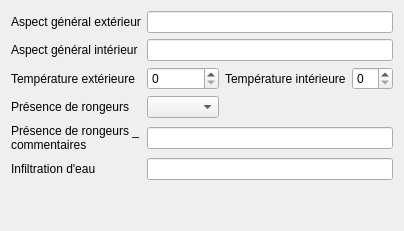
         <widget class="QWidget" name="tab_6">
          <attribute name="title">
           <string>Etat général local 1</string>
          </attribute>
          <layout class="QGridLayout" name="gridLayout_15">
           <item row="2" column="2">
            <widget class="QLabel" name="label_43">
             <property name="text">
              <string>Température intérieure</string>
             </property>
             <property name="wordWrap">
              <bool>true</bool>
             </property>
            </widget>
           </item>
           <item row="2" column="1">
            <widget class="QSpinBox" name="spinBox_tempext"/>
           </item>
           <item row="0" column="0">
            <widget class="QLabel" name="label_39">
             <property name="text">
              <string>Aspect général extérieur</string>
             </property>
             <property name="wordWrap">
              <bool>true</bool>
             </property>
            </widget>
           </item>
           <item row="4" column="1">
            <widget class="QComboBox" name="comboBox_presrongeurs"/>
           </item>
           <item row="2" column="0">
            <widget class="QLabel" name="label_42">
             <property name="text">
              <string>Température extérieure</string>
             </property>
             <property name="wordWrap">
              <bool>true</bool>
             </property>
            </widget>
           </item>
           <item row="1" column="0">
            <widget class="QLabel" name="label_41">
             <property name="text">
              <string>Aspect général intérieur</string>
             </property>
             <property name="wordWrap">
              <bool>true</bool>
             </property>
            </widget>
           </item>
           <item row="6" column="0">
            <widget class="QLabel" name="label_46">
             <property name="text">
              <string>Infiltration d'eau</string>
             </property>
             <property name="wordWrap">
              <bool>true</bool>
             </property>
            </widget>
           </item>
           <item row="5" column="0">
            <widget class="QLabel" name="label_45">
             <property name="text">
              <string>Présence de rongeurs _ commentaires</string>
             </property>
             <property name="wordWrap">
              <bool>true</bool>
             </property>
            </widget>
           </item>
           <item row="4" column="0">
            <widget class="QLabel" name="label_44">
             <property name="text">
              <string>Présence de rongeurs</string>
             </property>
             <property name="wordWrap">
              <bool>true</bool>
             </property>
            </widget>
           </item>
           <item row="2" column="3">
            <widget class="QSpinBox" name="spinBox_tempint"/>
           </item>
           <item row="1" column="1" colspan="3">
            <widget class="QLineEdit" name="lineEdit_aspectint"/>
           </item>
           <item row="0" column="1" colspan="3">
            <widget class="QLineEdit" name="lineEdit_aspectext"/>
           </item>
           <item row="5" column="1" colspan="3">
            <widget class="QLineEdit" name="lineEdit_presrongeurs"/>
           </item>
           <item row="6" column="1" colspan="3">
            <widget class="QLineEdit" name="lineEdit_infiltration"/>
           </item>
           <item row="7" column="1">
            <spacer name="verticalSpacer_12">
             <property name="orientation">
              <enum>Qt::Vertical</enum>
             </property>
             <property name="sizeHint" stdset="0">
              <size>
               <width>20</width>
               <height>40</height>
              </size>
             </property>
            </spacer>
           </item>
          </layout>
         </widget>
